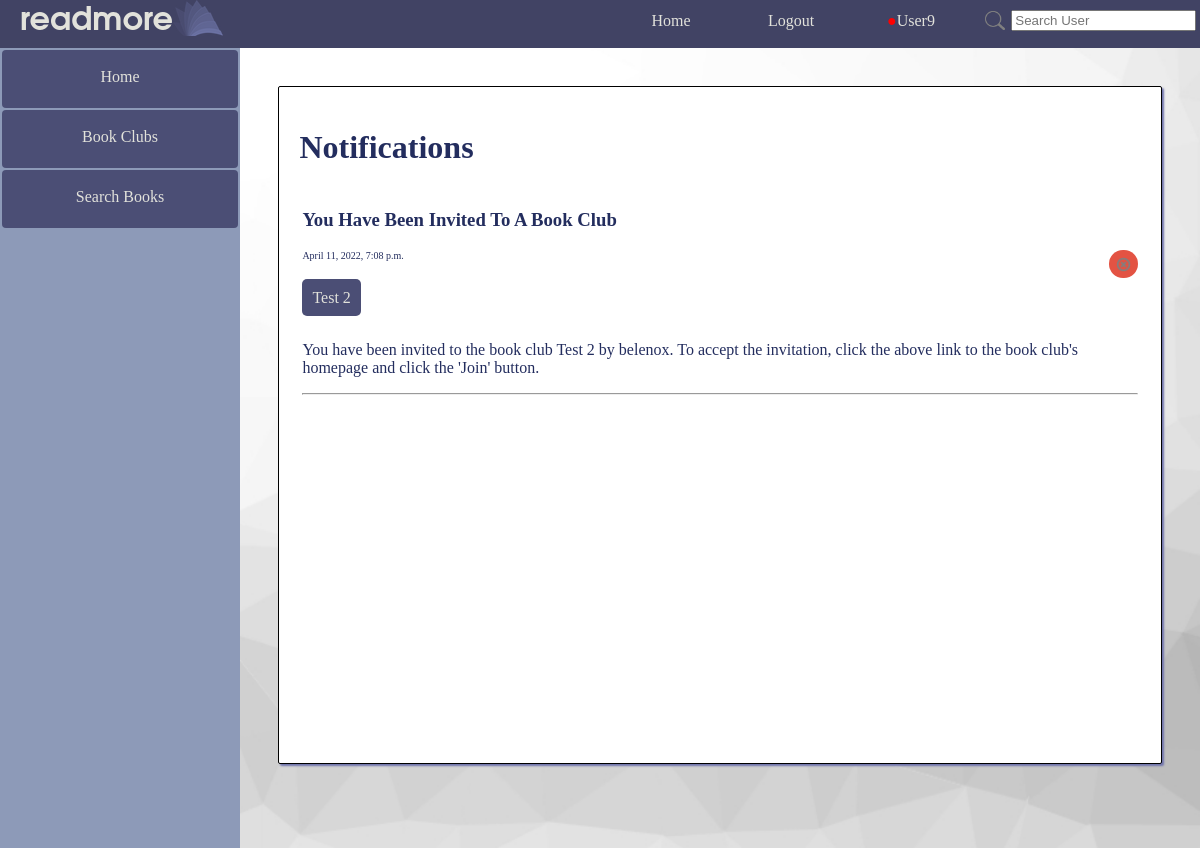
The app's page /readmore/notifications/ (signed in), older data.
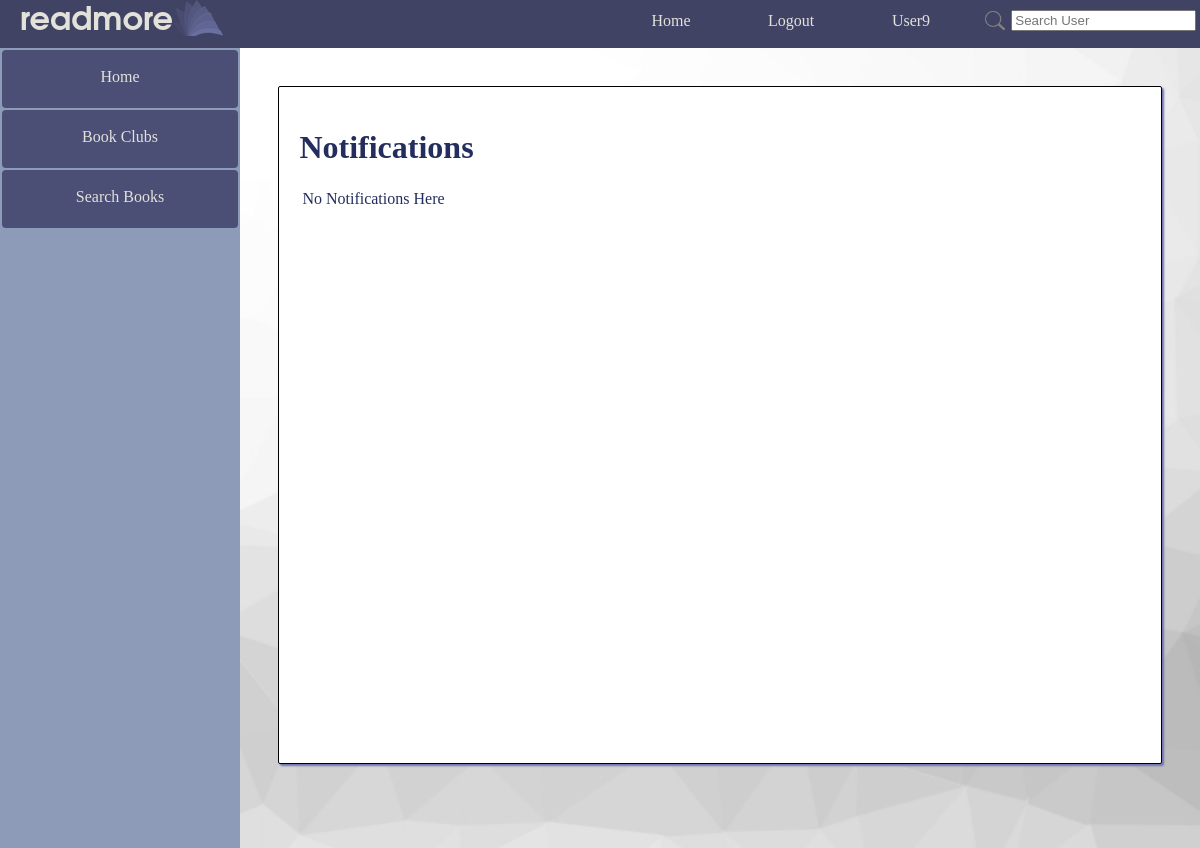
The same page, newer data.
### readmore_app/models.py (models this page shows)
class Notification(models.Model):
    notification_id = models.AutoField(primary_key=True)
    notification_type = models.CharField(max_length=10000, blank=True)
    notification_user = models.ForeignKey(UserExt, on_delete=models.CASCADE)
    notification_title = models.CharField(max_length=10000)
    notification_time = models.DateTimeField(auto_now_add=True)
    notification_link = models.CharField(max_length=10000, blank=True)
    notification_link_text = models.CharField(max_length=10000, blank=True)
    notification_message = models.TextField()

### readmore_app/views.py (the view)
# urls.py: path('notifications/', views.notifications, name='notifications'),
def notifications(request):
    notifications = Notification.objects.filter(notification_user = UserExt.objects.get(pk=request.user.id)).order_by('-notification_time')
    return render(request, "readmore_app/notifications.html", {"notifications": notifications, 'luser': UserExt.objects.get(pk=request.user.id)})

### readmore_app/templatetags/extras.py (called while the page is built)
@register.simple_tag
def num_notifications(user_id):
    try:
        this_user = UserExt.objects.get(pk=user_id)
        return Notification.objects.filter(notification_user=this_user).count()
    except Exception as e:
        return ""

### readmore_app/templates/readmore_app/notifications.html (shortened to what this page needs)
{% extends parent_template|default:"base.html" %}
{% load static %}
{% block content %}
<div class="basic_card">
    <h1>Notifications</h1>
    <table id="notification_table">
    {% if not notifications %}
        <tr><td>No Notifications Here</td></tr>
    {% else %}
    {% for notification in notifications %}
        <tr class="notification" id="notification{{ notification.notification_id }}">
            <td>
                <h3>{{ notification.notification_title }}</h3>
                <button onclick="removeNotification({{ notification.notification_id }});" class="remove"><img style="width: 15px;" src="{% static 'readmore_app/x_button.png' %}" /></button>
                <p style="font-size: 10px">{{ notification.notification_time }}</p>
                {% if notification.notification_link %}
                <br/>
                <a href="{{ notification.notification_link }}" class="anchor_button">{{ notification.notification_link_text }}</a>
                <br/><br/>
                {% endif %}
                <p>{{ notification.notification_message }}</p>
                <hr>
            </td>
        </tr>
    {% endfor %}
    {% endif %}
    </table>
</div>
{% endblock %}

Row changes from the older to the newer data that the page shows:
removed Notification: notification_title "You Have Been Invited To A Book Club", notification_time "April 11, 2022, 7:08 p.m.", notification_link_text "Test 2", notification_message "You have been invited to the book club Test 2 by belenox. To accept the invitation, click the above link to the book club's homepage and click the 'Join' button."
Text that changed along with them:
text now shown: "No Notifications Here"
